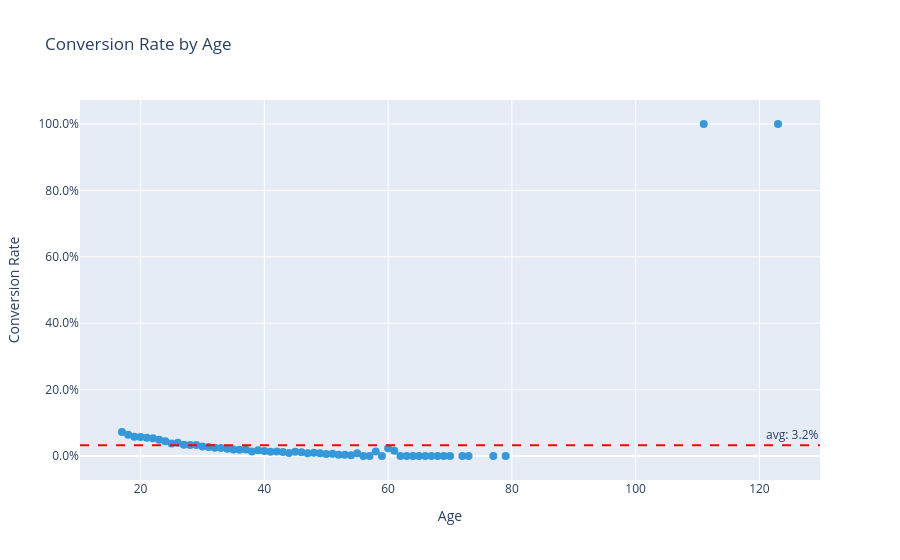

Write notebook code for a chart like this one.
### Markdown cell above
### Expected output

![05_conversion_vs_pages](reports/figures/05_conversion_vs_pages.png)

- Conversion rate follows a sigmoid curve, jumping from near 0% at 1-5 pages to nearly 100% at 15+ pages. Total pages visited is clearly the dominant predictor.
- The inflection point is around 8-12 pages -- users who cross this threshold are dramatically more likely to convert. This is a concrete business lever: design the site to encourage deeper browsing.
- The vast majority of traffic sits in the 1-5 pages range (low conversion zone), meaning even a small shift in engagement depth could yield significant conversion gains.

### Code cell
age_conv = (
    train_data.groupby("age")[TARGET].mean().reset_index()
)
age_conv.columns = ["age", "conversion_rate"]

fig = px.scatter(
    age_conv, x="age", y="conversion_rate",
    title="Conversion Rate by Age",
    labels={
        "conversion_rate": "Conversion Rate",
        "age": "Age",
    },
)
fig.update_traces(marker=dict(size=8, color="#3498db"))
fig.update_yaxes(tickformat=".1%")
fig.add_hline(
    y=avg_rate, line_dash="dash", line_color="red",
    annotation_text=f"avg: {avg_rate:.1%}",
)
fig.write_image(PLOT_DIR / "06_conversion_by_age.png", width=800, height=450, scale=2)
fig.show()

### Figure 1 — Plotly figure (JSON) as saved in the notebook; plotly's stock layout.template omitted (floating-point values rounded to 4 significant figures)
{"data": [{"hovertemplate": "Age=%{x}<br>Conversion Rate=%{y}<extra></extra>", "legendgroup": "", "marker": {"color": "#3498db", "size": 8, "symbol": "circle"}, "mode": "markers", "name": "", "orientation": "v", "showlegend": false, "type": "scatter", "x": [17, 18, 19, 20, 21, 22, 23, 24, 25, 26, 27, 28, 29, 30, 31, 32, 33, 34, 35, 36, 37, 38, 39, 40, 41, 42, 43, 44, 45, 46, 47, 48, 49, 50, 51, 52, 53, 54, 55, 56, 57, 58, 59, 60, 61, 62, 63, 64, 65, 66, 67, 68, 69, 70, 72, 73, 77, 79, 111, 123], "xaxis": "x", "y": [0.07253, 0.06421, 0.05809, 0.0575, 0.05471, 0.0531, 0.04911, 0.04473, 0.03776, 0.03992, 0.03394, 0.03276, 0.03312, 0.02825, 0.02709, 0.02485, 0.02414, 0.02181, 0.01922, 0.01903, 0.01949, 0.01364, 0.0173, 0.01473, 0.01245, 0.01372, 0.01221, 0.008666, 0.01293, 0.01151, 0.008426, 0.009484, 0.00818, 0.005771, 0.007071, 0.003593, 0.003503, 0.002179, 0.008523, 0.0, 0.0, 0.01361, 0.0, 0.02326, 0.01587, 0.0, 0.0, 0.0, 0.0, 0.0, 0.0, 0.0, 0.0, 0.0, 0.0, 0.0, 0.0, 0.0, 1.0, 1.0], "yaxis": "y"}], "layout": {"annotations": [{"showarrow": false, "text": "avg: 3.2%", "x": 1, "xanchor": "right", "xref": "x domain", "y": 0.03226, "yanchor": "bottom", "yref": "y"}], "legend": {"tracegroupgap": 0}, "shapes": [{"line": {"color": "red", "dash": "dash"}, "type": "line", "x0": 0, "x1": 1, "xref": "x domain", "y0": 0.03226, "y1": 0.03226, "yref": "y"}], "title": {"text": "Conversion Rate by Age"}, "xaxis": {"anchor": "y", "domain": [0, 1], "title": {"text": "Age"}}, "yaxis": {"anchor": "x", "domain": [0, 1], "tickformat": ".1%", "title": {"text": "Conversion Rate"}}}}
